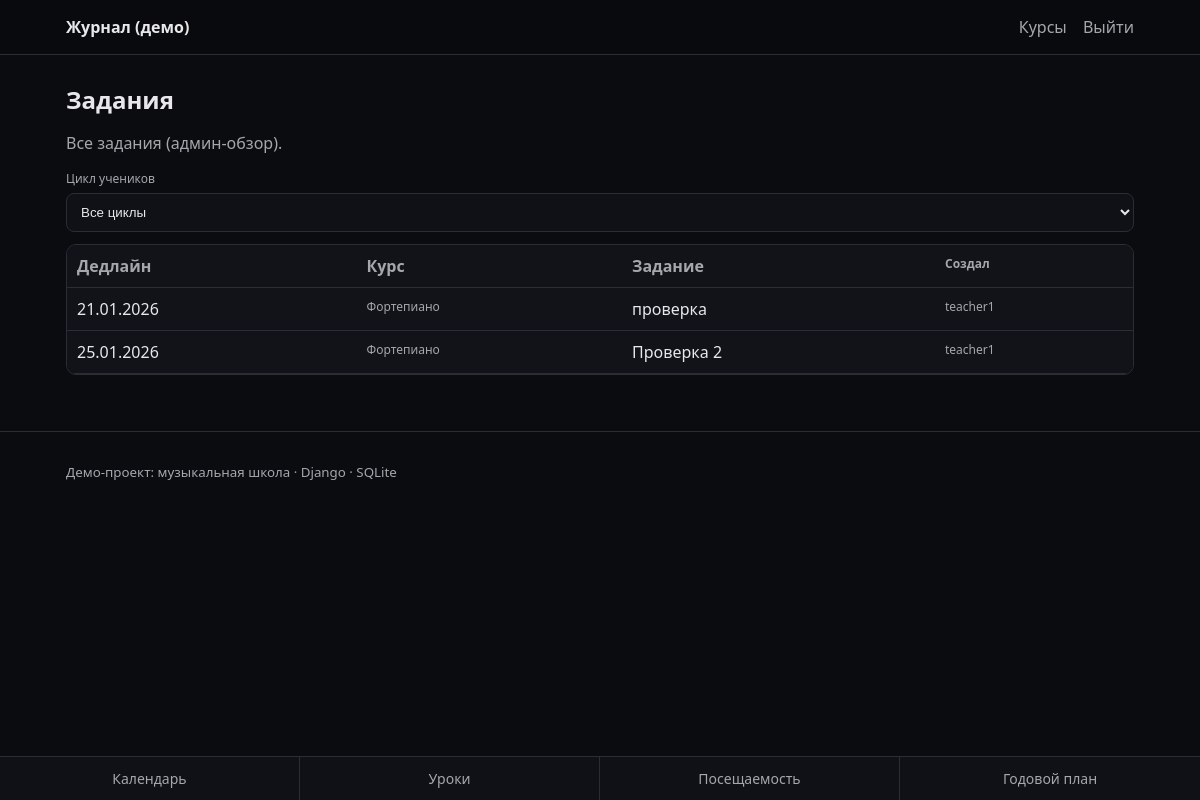
/assignments/ (signed in), run on an earlier commit of the app's database.
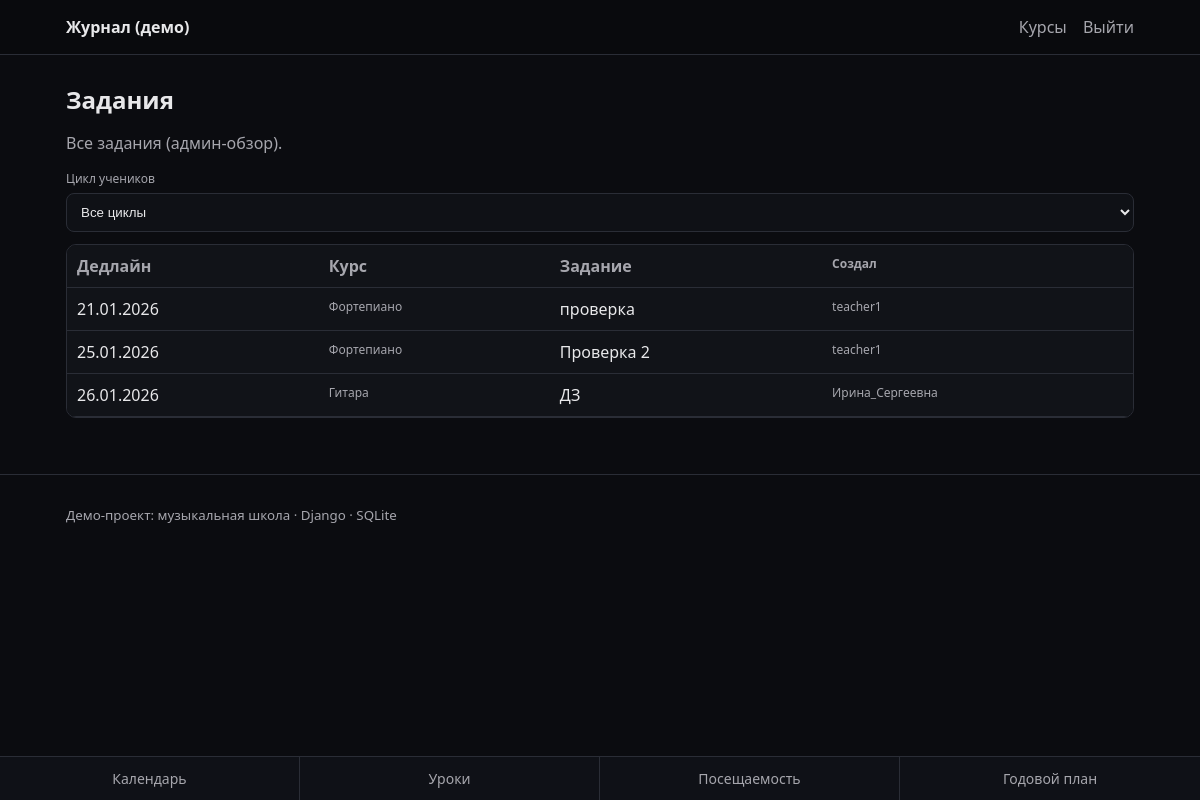
And on a later commit of the database.
### apps/homework/models.py (models this page shows, shortened)
class Assignment(models.Model):
    course = models.ForeignKey(Course, on_delete=models.CASCADE, related_name="assignments")
    title = models.CharField(max_length=200)
    description = models.TextField(blank=True, default="")
    due_date = models.DateField()
    attachment = models.FileField(upload_to="assignments/", blank=True, null=True)
    created_by = models.ForeignKey(
        settings.AUTH_USER_MODEL,
        on_delete=models.CASCADE,
        related_name="created_assignments",
    )
    created_at = models.DateTimeField(auto_now_add=True)
    class Meta:
        ordering = ("due_date", "id")

### apps/school/models.py (models this page shows, shortened)
class Course(models.Model):
    name = models.CharField(max_length=200)
    course_type = models.ForeignKey(CourseType, on_delete=models.PROTECT, related_name="courses")
    teacher = models.ForeignKey(
        settings.AUTH_USER_MODEL,
        on_delete=models.SET_NULL,
        null=True,
        blank=True,
        related_name="teaching_courses",
    )

### apps/homework/views.py (the view, shortened to what this page needs)
# urls.py: path("assignments/", assignment_list, name="assignment_list"),
@login_required
def assignment_list(request):
    profile = request.user.profile
    cycle = request.GET.get("cycle") or ""
    if profile.role == Profile.Role.ADMIN:
        qs = Assignment.objects.all().select_related("course", "created_by")
        if cycle:
            qs = qs.filter(targets__student__profile__cycle=cycle).distinct()
        qs = qs.order_by("due_date", "id")
        return render(
            request,
            "homework/assignment_list.html",
            {"mode": "ADMIN", "assignments": qs, "cycle": cycle, "cycle_options": Profile.Cycle.choices},
        )

### templates/homework/assignment_list.html (shortened to what this page needs)
{% extends "base.html" %}
{% block content %}
  <h1>Задания</h1>
  {% if mode == "TEACHER" %}
    <div style="display:flex; gap:12px; align-items:center; flex-wrap:wrap;">
      <p class="muted" style="margin:0;">Ваши созданные задания и число назначений.</p>
      <a class="btn" href="/assignments/create/">Создать задание</a>
    </div>
    <form method="get" class="form-row" style="margin: 12px 0;">
      <label class="muted small" for="cycle">Цикл учеников</label>
      <select id="cycle" name="cycle" class="input" onchange="this.form.submit()">
        <option value="">Все циклы</option>
        {% for value, label in cycle_options %}
          <option value="{{ value }}"{% if cycle == value %} selected{% endif %}>{{ label }}</option>
        {% endfor %}
      </select>
      <noscript><button class="btn" type="submit">Показать</button></noscript>
    </form>
    {% if not rows %}
      <p class="muted">Вы ещё не создавали задания.</p>
    {% else %}
      <div class="table-wrap">
        <table class="table">
          <thead>
            <tr>
              <th>Дедлайн</th>
              <th>Курс</th>
              <th>Задание</th>
              <th>Назначено</th>
            </tr>
          </thead>
          <tbody>
            {% for r in rows %}
              <tr>
                <td>{{ r.assignment.due_date|date:"d.m.Y" }}</td>
                <td class="muted small">{{ r.assignment.course.name }}</td>
                <td>
                  <div>{{ r.assignment.title }}</div>
                  {% if r.assignment.description %}
                    <div class="muted small">{{ r.assignment.description }}</div>
                  {% endif %}
                  {% if r.assignment.attachment %}
                    <div class="muted small"><a href="{{ r.assignment.attachment.url }}">Материалы</a></div>
                  {% endif %}
                </td>
                <td><span class="tag">{{ r.count_targets }}</span></td>
              </tr>
            {% endfor %}
          </tbody>
        </table>
      </div>
      <p class="muted small">
        Результаты выставляются в “Прогресс” → курс → “Ввод результатов”. Домашние задания появляются там автоматически.
      </p>
    {% endif %}
  {% elif mode == "ADMIN" %}
    <p class="muted">Все задания (админ-обзор).</p>
    <form method="get" class="form-row" style="margin: 12px 0;">
      <label class="muted small" for="cycle">Цикл учеников</label>
      <select id="cycle" name="cycle" class="input" onchange="this.form.submit()">
        <option value="">Все циклы</option>
      </select>
    </form>
    {% if not assignments %}
      <p class="muted">Заданий пока нет.</p>
    {% else %}
      <div class="table-wrap">
        <table class="table">
          <thead>
            <tr>
              <th>Дедлайн</th>
              <th>Курс</th>
              <th>Задание</th>
              <th class="muted small">Создал</th>
            </tr>
          </thead>
          <tbody>
            {% for a in assignments %}
              <tr>
                <td>{{ a.due_date|date:"d.m.Y" }}</td>
                <td class="muted small">{{ a.course.name }}</td>
                <td>
                  <div>{{ a.title }}</div>
                </td>
                <td class="muted small">{{ a.created_by.username }}</td>
              </tr>
            {% endfor %}
          </tbody>
        </table>
      </div>
    {% endif %}
  {% else %}
    <p class="muted">Недоступно.</p>
  {% endif %}
{% endblock %}

What changed in the data, as far as the page shows it:
added Assignment: due_date "26.01.2026", course.name "Гитара", title "ДЗ", created_by.username "Ирина_Сергеевна"
